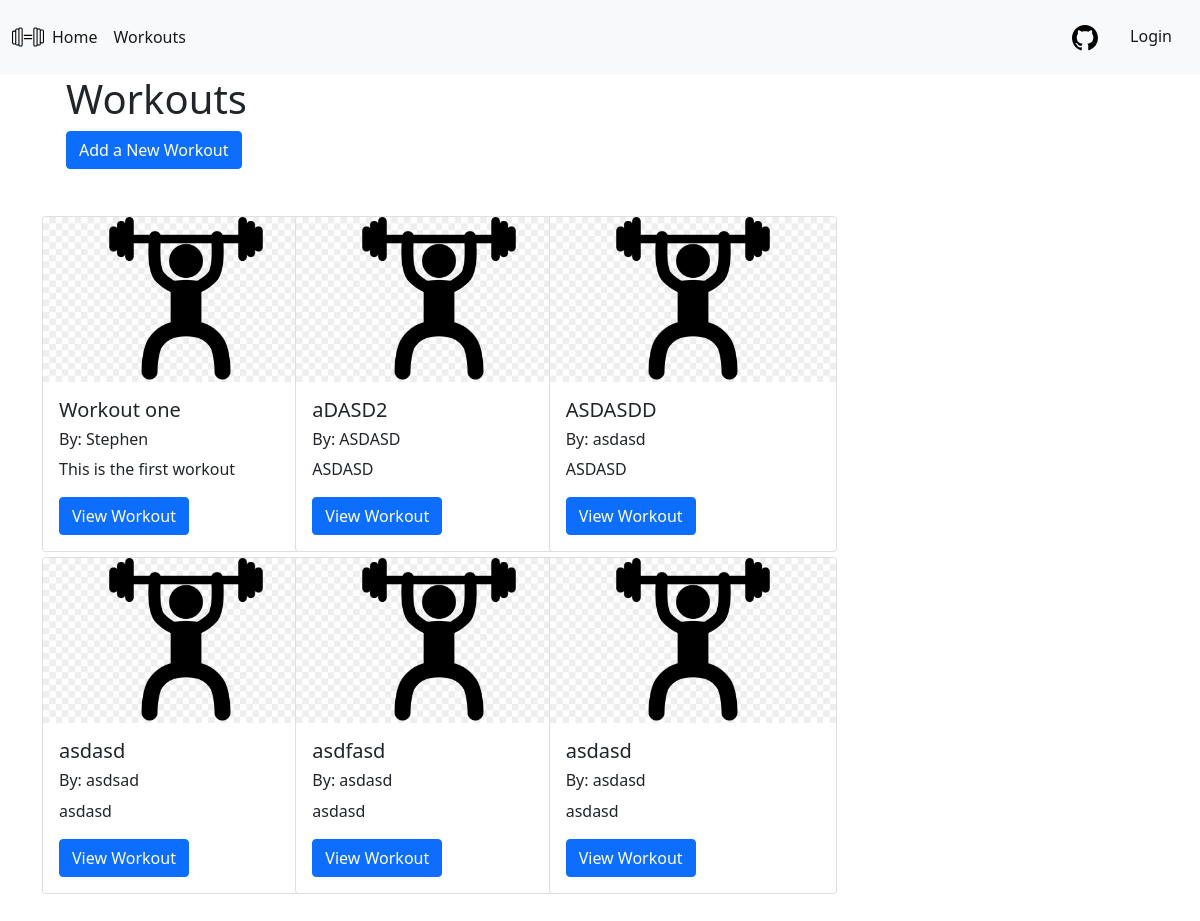
The page /workouts/ on the database as committed earlier.
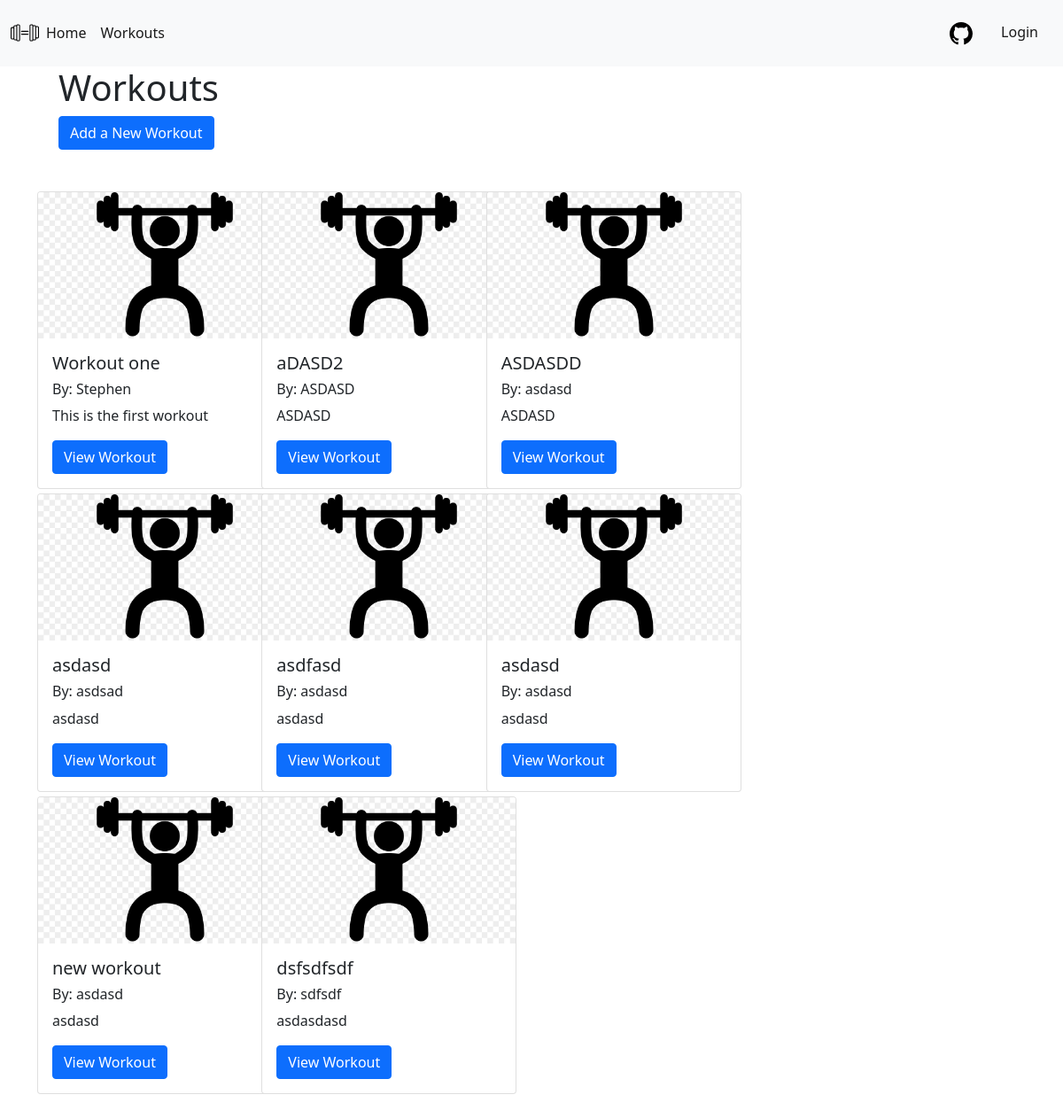
The same page on the database as committed later.
### workout_app/models.py (models this page shows, shortened)
class Workout(models.Model):
    workout_title = models.CharField(max_length=20)
    description = models.TextField(max_length=200)
    author = models.CharField(max_length=20)

### workout_app/views.py (the view)
# urls.py: path('workouts/',views.WorkoutListView.as_view(),name='workouts'),
class WorkoutListView(ListView):
    model = Workout

### workout_app/templates/workout_app/workout_list.html
{% extends 'base.html' %}
{% load static %}
{% block content %}
    <div class="container">
        <h1>Workouts</h1>
        <a class='btn btn-primary' href="{% url 'add_workout' %}">Add a New Workout</a>
    </div>
<div class="vertical-center">
    <div class="container-md-12">
        {% for workout in workout_list %}
        {% if forloop.first %}<div class="row">{% endif %}
        <div class="col-md-4">
                <div class="card" style="width: 18rem;">
                    <img src="{% static 'images/snatch.jpg' %}" class="card-img-top" alt="image not found">
                    <div class="card-body">
                        <h5 class="card-title">{{ workout.workout_title }}</h5>
                        <h6 class="card-author">By: {{ workout.author }}</h6>
                        <p class="card-text">{{ workout.description }}</p>
                        <a href="{% url 'workout_detail' workout.pk %}" class="btn btn-primary">View Workout</a>
                    </div>
                </div>
        </div>
        {% if forloop.counter|divisibleby:3 %}</div><div class="row">{% endif %}
        {% if forloop.last %}</div>{% endif %}
        {% endfor %}
    </div>
</div>
{% endblock %}

Rows that differ between the two databases and show on the page:
added Workout: workout_title "new workout", author "asdasd", description "asdasd"
added Workout: workout_title "dsfsdfsdf", author "sdfsdf", description "asdasdasd"
